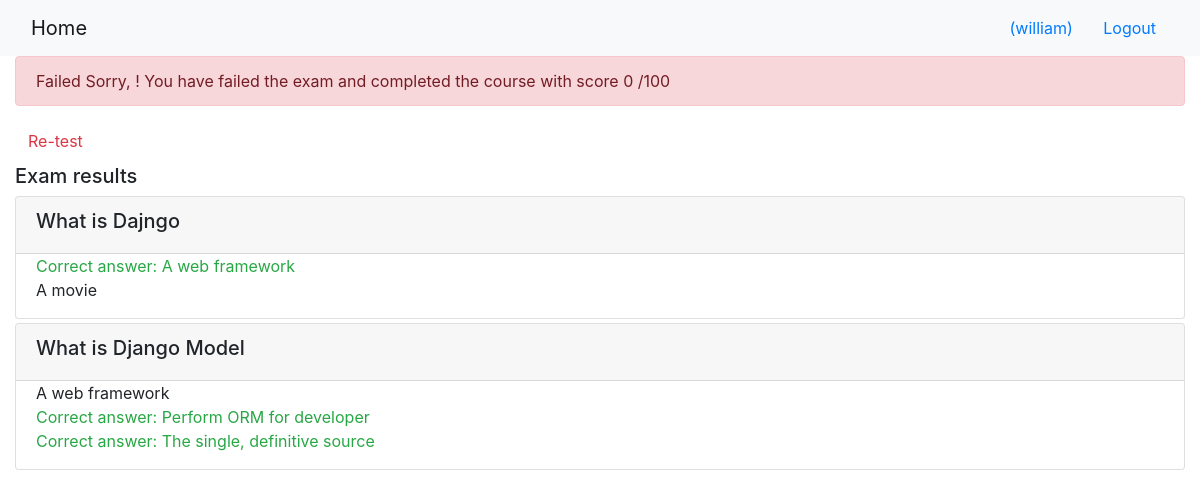
The page /onlinecourse/course/1/submission/1/result/ (signed in) on the database its author committed.
### onlinecourse/models.py (models this page shows, shortened)
class Question(models.Model):
    lesson = models.ForeignKey(Lesson, on_delete=models.CASCADE)
    question_text = models.CharField(max_length=30)
    mark = models.IntegerField()

class Choice(models.Model):
    question = models.ForeignKey(Question, on_delete=models.CASCADE)
    choice_text = models.CharField(max_length=30)
    is_correct = models.BooleanField()

### onlinecourse/views.py (the view)
# urls.py: path('course/<int:course_id>/submission/<int:submission_id>/result/', views.show_exam_result, name='show_exam_result'),
def show_exam_result(request, course_id, submission_id):
    course = Course.objects.get(id = course_id)
    submission = Submission.objects.get(id = submission_id)
    selected_ids = submission.chocies.all()
    grade = []
    l = []
    over = []
    total_score = 0
    for choice_object in selected_ids:
        if choice_object.is_correct:
            all_answers = choice_object.question.is_get_score([choice_object.id])
            grade.append((choice_object.question.mark)/all_answers)
    for l in course.lesson_set.all():
        for q in l.question_set.all():
            over.append(q.mark)
    mark = round((sum(grade)/sum(over))*100)
    context = {
        'course':course,
        'selected_ids': [grade, over],
        'grade':mark,
    }
    return render(request, 'onlinecourse/exam_result_bootstrap.html', context)

### onlinecourse/templates/onlinecourse/exam_result_bootstrap.html (shortened to what this page needs)
<!DOCTYPE html>
<html lang="en">
<head>
    {% load static %}
    <link rel="stylesheet" href="https://maxcdn.bootstrapcdn.com/bootstrap/4.5.2/css/bootstrap.min.css">
</head>
<body>
 <nav class="navbar navbar-light bg-light">
    <div class="container-fluid">
        <div class="navbar-header">
              <a class="navbar-brand" href="{% url 'onlinecourse:index' %}">Home</a>
        </div>
        <ul class="nav navbar-nav navbar-right">
            {% if user.is_authenticated %}
            <li>
                <a class="btn btn-link" href="#">{{ user.first_name }}({{ user.username }})</a>
                <a class="btn btn-link" href="{% url 'onlinecourse:logout' %}">Logout</a>
            </li>
            {% endif %}
        </ul>
    </div>
</nav>
<div class="container-fluid">
    {% if grade > 80 %}
    <div class="alert alert-success">
       Congratulations, {{ user.first_name }}! You have passed the exam and completed the course with score {{grade}} /100
    </div>
        {% else %}
        <div class="alert alert-danger">
            Failed Sorry, {{ user.first_name }}! You have failed the exam and completed the course with score {{grade}} /100
        </div>
        <a class="btn btn-link text-danger" href="{% url 'onlinecourse:course_details' course.id %}">Re-test</a>
        {% endif %}
        <div class="card-columns-vertical mt-1">
        <h5 class="">Exam results </h5>
            {% for lesson in course.lesson_set.all %}
            {% for question in lesson.question_set.all %}
            <div class="card mt-1">
                <div class="card-header"><h5>{{ question.question_text}}</h5></div>
                <div class="form-group">
                    {% for choice in question.choice_set.all %}
                    <div class="form-check">
                        {% if choice.is_correct %}
                        <label class="form-check-label text-success">
                           Correct answer: {{ choice.choice_text }}
                        </label>
                        {% else %}
                        <label class="form-check-label text-green">
                            {{ choice.choice_text }}
                         </label>
                        {% endif %}
                    </div>
                    {% endfor %}
                </div>
            </div>
            {% endfor %}
            {% endfor %}
        </div>
    </div>
</body>
</html>

### rows shown on the page
Question: question_text "What is Dajngo"
Choice: choice_text "A web framework"
Choice: choice_text "A movie"
Question: question_text "What is Django Model"
Choice: choice_text "A web framework"
Choice: choice_text "Perform ORM for developer"
Choice: choice_text "The single, definitive source"

### other values the page prints
{{ user.username }} "william"
{{ grade }} "0"
